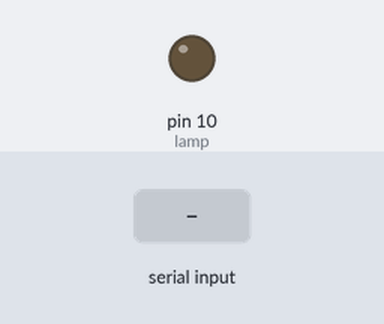
Recording of a sketch running on a simulated Arduino Uno, built with avr-gcc and run on an emulated ATmega328P. Parts: output pins drawn as LEDs (lit = HIGH). Inputs (shaded band) come from the test bench.

Above: at 1.2 s.
1.3 s: "e" received over Serial
At 2.5 s:
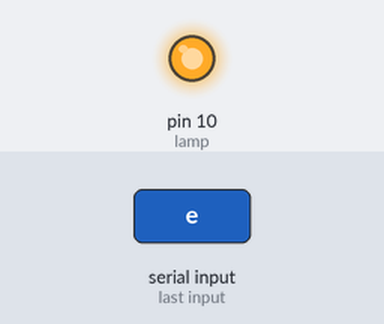
2.8 s: "a" received over Serial
At 3.7 s:
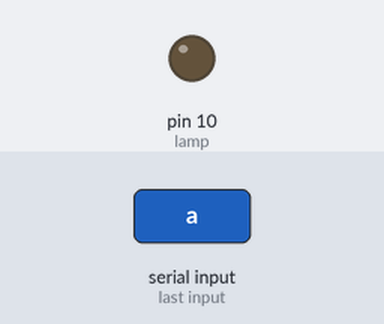
Timing chart, 0 to 5.8 s (numbered marks = the images above; inputs shaded):
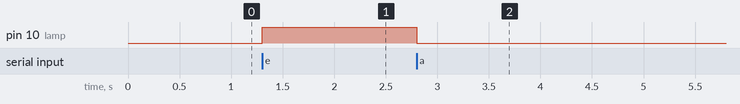

The sketch:

sketch_feb07a.ino
```cpp
int lamp = 10;
int estado;
void setup() {
  // put your setup code here, to run once:
  pinMode(lamp, OUTPUT);
  Serial.begin(9600);    // inicia el puerto serial para comunicacion con el Bluetooth
}

void loop() {
  // put your main code here, to run repeatedly:
  if (Serial.available() > 0) {    // lee el bluetooth y almacena en estado
    estado = Serial.read();
   // digitalWrite(lamp,HIGH);
    //delay(1000);
    //digitalWrite(lamp,LOW);
    //delay(1000);
    printf("%c",estado);
    if (estado == 'e') {
      digitalWrite(lamp, HIGH);
    } else {
      if (estado == 'a') {
        digitalWrite(lamp, LOW);
      }
    }
  }
}
```

Measured:
- after the input at 1.3 s, pin 10 (lamp): LOW → HIGH at once
- after the input at 2.8 s, pin 10 (lamp): HIGH → LOW at once
